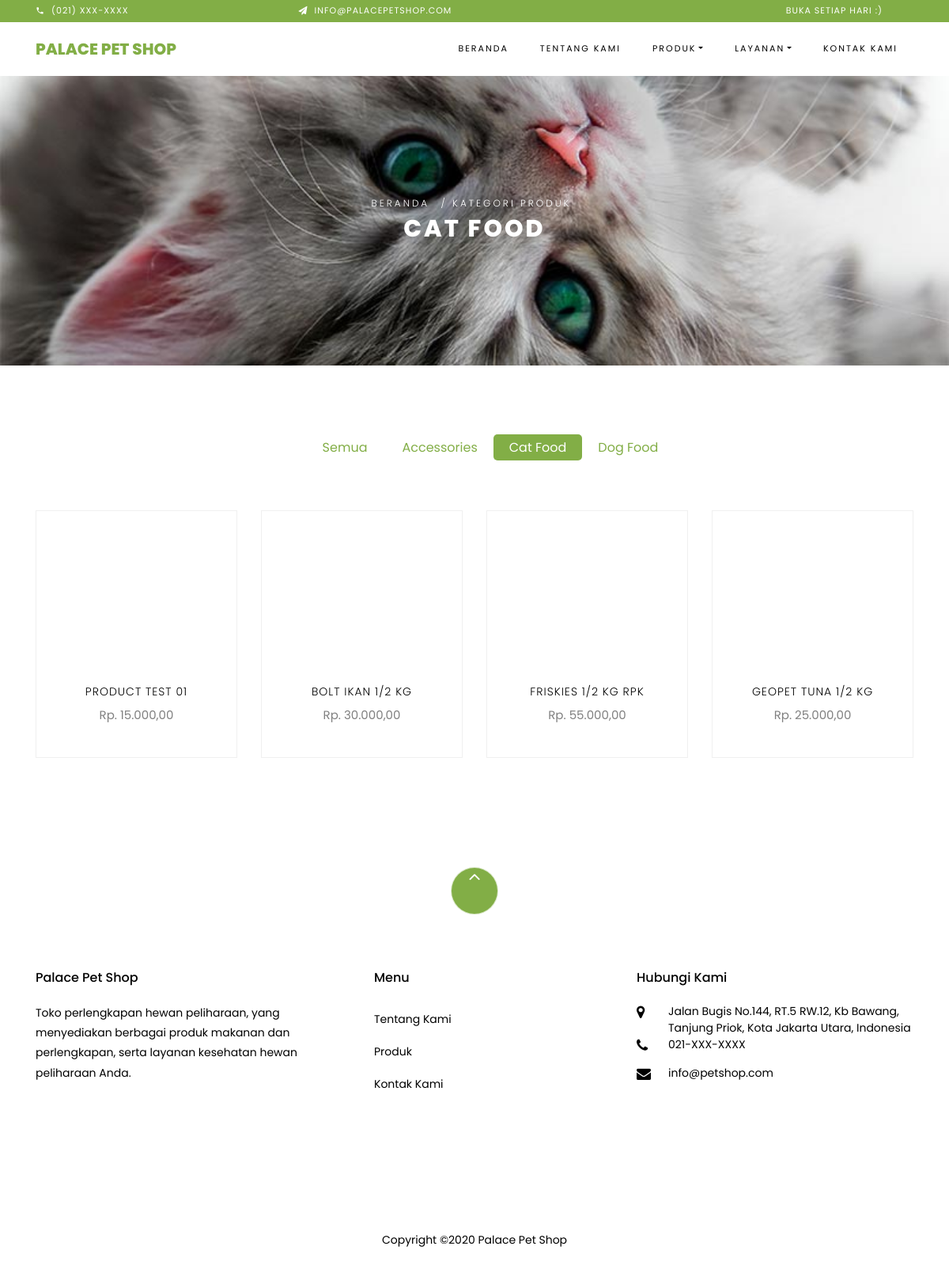
The app's page /category/cat-food.html with its own data.
### tables this page shows
CREATE TABLE IF NOT EXISTS `category` (
  `id` int(11) NOT NULL AUTO_INCREMENT,
  `name` varchar(50) NOT NULL,
  `slug` varchar(100) NOT NULL,
  PRIMARY KEY (`id`)
);

CREATE TABLE IF NOT EXISTS `product` (
  `id` int(10) UNSIGNED NOT NULL AUTO_INCREMENT,
  `category_id` int(11) NOT NULL,
  `code` varchar(20) NOT NULL,
  `name` varchar(300) NOT NULL,
  `description` text,
  `active` tinyint(1) NOT NULL DEFAULT '1',
  `unit_id` int(11) NOT NULL,
  `stock` int(11) NOT NULL DEFAULT '0',
  `stock_wh` int(11) NOT NULL DEFAULT '0',
  `homepage` tinyint(1) NOT NULL DEFAULT '0',
  `slug` varchar(400) NOT NULL,
  `created_date` timestamp NOT NULL DEFAULT CURRENT_TIMESTAMP ON UPDATE CURRENT_TIMESTAMP,
  `updated_date` timestamp NULL DEFAULT NULL,
  PRIMARY KEY (`id`),
  KEY `fk_product_category_idx` (`category_id`),
  KEY `fk_product_unit1_idx` (`unit_id`)
);

### application/controllers/Product.php (called while the page is built, shortened)
<?php
class Product extends CI_Controller {
    public function __construct()
    {
        $this->load->model('m_product');
    }
    var $limit = 12;
    public function category($slug = '', $offset = 0)
    {
        $uri_segment=4;
        $offset=$this->uri->segment($uri_segment);
        if(!is_numeric($offset))
            $offset=0;
        $total = $this->m_product->listCategoryProductTotal($slug);
        $rec = $this->m_product->listCategoryProduct($slug, $this->limit, $offset);
        $this->load->library('pagination');
        $config['base_url'] = base_url().'product/category/'.$slug;
        $config['uri_segment'] = 4;
        $config['total_rows'] = $total;
        $config['per_page'] = $this->limit;
        $config['num_links'] = 4;
        $config['first_tag_open'] = '<li>';
        $config['first_link'] = '&lt;&lt;';
        $config['first_tag_close'] = '</li>';
        $config['prev_tag_open'] = '<li>';
        $config['prev_link'] = '&lt;';
        $config['prev_tag_close'] = '</li>';
        $config['next_tag_open'] = '<li>';
        $config['next_link'] = '&gt;';
        $config['next_tag_close'] = '</li>';
        $config['cur_tag_open'] = '<li class="active"><span>';
        $config['cur_tag_close'] = '</span></li>';
        $config['num_tag_open'] = '<li>';
        $config['num_tag_close'] = '</li>';
        $config['last_tag_open'] = '<li>';
        $config['last_link'] = '&gt;&gt;';
        $config['last_tag_close'] = '</li>';
        $this->pagination->initialize($config);
        $data = array(
                'view'              => 'product/category',
                'js'                => array(),
                'css'               => array(),
                'title'             => 'Product - Palace Petshop',
                'rec'		        => $rec,
                'paging'            => $this->pagination->create_links(),
                'slug'              => $slug,
                'category'          => ucwords(str_replace('-', ' ', str_replace('.html', '', $slug))),
        );
        $this->load->view('layout/frontend', $data);
    }
}

### index.php (called while the page is built, shortened)
<?php
require_once BASEPATH.'core/CodeIgniter.php';

### application/models/M_product.php (called while the page is built, shortened)
<?php if ( ! defined('BASEPATH')) exit('No direct script access allowed');
class M_product extends CI_Model
{
    function listCategory()
    {
        $this->db->distinct();
        $this->db->select("*");
        $this->db->from('category');
        $this->db->order_by('id');
        $rec = $this->db->get();
        if ($rec->num_rows() > 0)
            return $rec->result();
        else
            return null;
    }
    function listCategoryProductTotal($slug)
    {
        $this->db->select('count(p.id) as jml');
        $this->db->from('product as p');
        $this->db->join('category as c', 'p.category_id=c.id', 'left');
        if($slug!='all')
            $this->db->where("c.slug", $slug);
        $this->db->where("active", true);
        $rec = $this->db->get();
        return $rec->row()->jml;
    }
    function listCategoryProduct($slug, $limit, $offset)
    {
        $this->db->select("p.id, p.name, p.slug, u.name as unit, c.name as category_name,
                            (select nominal from price where product_id=p.id order by id desc limit 1) as price,
                            (select files from photo where product_id=p.id order by id limit 1) as photo");
        $this->db->from('product as p');
        $this->db->join('unit as u', 'p.unit_id=u.id', 'left');
        $this->db->join('category as c', 'p.category_id=c.id', 'left');
        if($slug!='all')
            $this->db->where("c.slug", $slug);
        $this->db->where("active", true);
        $this->db->order_by('p.id desc');
        $this->db->limit($limit, $offset);
        $rec = $this->db->get();
        if ($rec->num_rows() > 0)
            return $rec->result();
        else
            return null;
    }
}

### application/helpers/menu_helper.php (called while the page is built, shortened)
<?php
function category()
{
    $CI = get_instance();
    $rec = $CI->m_product->listCategory();
    return  ($rec!=null) ? $rec : null;
}
?>

### application/views/product/category.php (the view, shortened to what this page needs)
<div class="hero-wrap hero-bread" style="background-image: url('<?php echo base_url().'assets/'; ?>images/single-product.jpg');">
    <div class="container">
    <div class="row no-gutters slider-text align-items-center justify-content-center">
        <div class="col-md-9 ftco-animate text-center">
        <p class="breadcrumbs"><span class="mr-2"><a href="<?php echo base_url(); ?>">Beranda</a></span> / <span class="mr-2"><a href="#">Kategori Produk</a></span></p>
        <h1 class="mb-0 bread"><?php echo $category; ?></h1>
        </div>
    </div>
    </div>
</div>
<section class="ftco-section">
    <div class="container">
        <div class="row justify-content-center">
            <div class="col-md-10 mb-5 text-center">
                <ul class="product-category">
                    <li><a href="<?php echo base_url().'category/all'; ?>" class="<?php echo (($slug=='all') ? 'active' : ''); ?>">Semua</a></li>
                    <?php
				  	$menu = category();
					if($menu!=null)
					{
						foreach($menu as $r)
						{
							echo '<li><a href="'.base_url().'category/'.$r->slug.'" class="'.(($category==$r->name) ? 'active' : '').'">'.$r->name.'</a></li>';
						}
					}
				    ?>
                </ul>
            </div>
        </div>
        <div class="row">
            <?php
            if($rec!=null)
            {
                foreach($rec as $p)
                {
            ?>
                    <div class="col-md-6 col-lg-3 ftco-animate">
                        <div class="product">
                            <a href="<?php echo base_url(); ?>detail-product/<?php echo $p->slug; ?>" class="img-prod">
                            </a>
                            <div class="text py-3 pb-4 px-3 text-center">
                                <h3><a href="<?php echo base_url(); ?>detail-product/<?php echo $p->slug; ?>"><?php echo $p->name; ?></a></h3>
                                <div class="d-flex">
                                    <div class="pricing">
                                        <span class="price-sale">Rp. <?php echo number_format($p->price,2,",","."); ?></span></p>
                                    </div>
                                </div>
                            </div>
                        </div>
                    </div>
            <?php
                }
            }
            ?>
        </div>
    </div>
</section>

### records on screen
category: name "CAT FOOD", name "Cat Food"
category: name "Accessories"
category: name "Dog Food"
product: name "PRODUCT TEST 01", price "15.000,00"
product: name "BOLT IKAN 1/2 KG", price "30.000,00"
product: name "FRISKIES 1/2 KG RPK", price "55.000,00"
product: name "GEOPET TUNA 1/2 KG", price "25.000,00"
